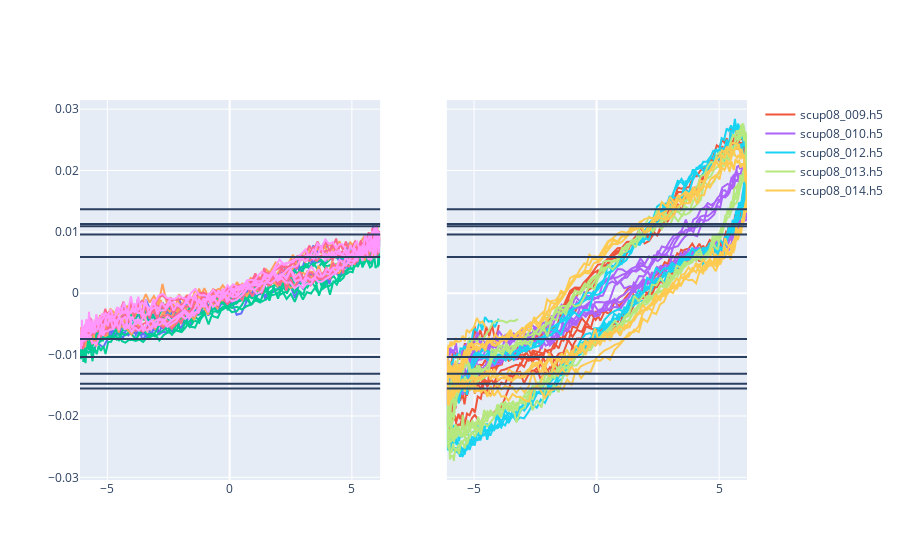

This figure's notebook cell:
### Code cell
fig = make_subplots(rows=1, cols=2, shared_xaxes=True, shared_yaxes=True)
for r, data1 in enumerate(data):
    data1.plot_passive_and_active_loop(fig, row=1, passive_name=None, active_name='{fn}')
fig

### Figure 1 — Plotly figure (JSON) as saved in the notebook; plotly's stock layout.template omitted (floating-point values rounded to 4 significant figures; data arrays with more than 128 entries replaced by an {"elided": "..."} marker saying what was removed)
{"data": [{"showlegend": false, "type": "scatter", "x": {"elided": "573 float values"}, "xaxis": "x", "y": {"elided": "573 float values"}, "yaxis": "y"}, {"name": "scup08_009.h5", "showlegend": true, "type": "scatter", "x": {"elided": "926 float values"}, "xaxis": "x2", "y": {"elided": "926 float values"}, "yaxis": "y2"}, {"showlegend": false, "type": "scatter", "x": {"elided": "573 float values"}, "xaxis": "x", "y": {"elided": "573 float values"}, "yaxis": "y"}, {"name": "scup08_010.h5", "showlegend": true, "type": "scatter", "x": {"elided": "926 float values"}, "xaxis": "x2", "y": {"elided": "926 float values"}, "yaxis": "y2"}, {"showlegend": false, "type": "scatter", "x": {"elided": "573 float values"}, "xaxis": "x", "y": {"elided": "573 float values"}, "yaxis": "y"}, {"name": "scup08_012.h5", "showlegend": true, "type": "scatter", "x": {"elided": "926 float values"}, "xaxis": "x2", "y": {"elided": "926 float values"}, "yaxis": "y2"}, {"showlegend": false, "type": "scatter", "x": {"elided": "568 float values"}, "xaxis": "x", "y": {"elided": "568 float values"}, "yaxis": "y"}, {"name": "scup08_013.h5", "showlegend": true, "type": "scatter", "x": {"elided": "931 float values"}, "xaxis": "x2", "y": {"elided": "931 float values"}, "yaxis": "y2"}, {"showlegend": false, "type": "scatter", "x": {"elided": "577 float values"}, "xaxis": "x", "y": {"elided": "577 float values"}, "yaxis": "y"}, {"name": "scup08_014.h5", "showlegend": true, "type": "scatter", "x": {"elided": "922 float values"}, "xaxis": "x2", "y": {"elided": "922 float values"}, "yaxis": "y2"}], "layout": {"shapes": [{"type": "line", "x0": 0, "x1": 1, "xref": "x domain", "y0": -0.007442, "y1": -0.007442, "yref": "y"}, {"type": "line", "x0": 0, "x1": 1, "xref": "x2 domain", "y0": -0.007442, "y1": -0.007442, "yref": "y2"}, {"type": "line", "x0": 0, "x1": 1, "xref": "x domain", "y0": 0.009583, "y1": 0.009583, "yref": "y"}, {"type": "line", "x0": 0, "x1": 1, "xref": "x2 domain", "y0": 0.009583, "y1": 0.009583, "yref": "y2"}, {"type": "line", "x0": 0, "x1": 1, "xref": "x domain", "y0": -0.01041, "y1": -0.01041, "yref": "y"}, {"type": "line", "x0": 0, "x1": 1, "xref": "x2 domain", "y0": -0.01041, "y1": -0.01041, "yref": "y2"}, {"type": "line", "x0": 0, "x1": 1, "xref": "x domain", "y0": 0.0059, "y1": 0.0059, "yref": "y"}, {"type": "line", "x0": 0, "x1": 1, "xref": "x2 domain", "y0": 0.0059, "y1": 0.0059, "yref": "y2"}, {"type": "line", "x0": 0, "x1": 1, "xref": "x domain", "y0": -0.01552, "y1": -0.01552, "yref": "y"}, {"type": "line", "x0": 0, "x1": 1, "xref": "x2 domain", "y0": -0.01552, "y1": -0.01552, "yref": "y2"}, {"type": "line", "x0": 0, "x1": 1, "xref": "x domain", "y0": 0.01368, "y1": 0.01368, "yref": "y"}, {"type": "line", "x0": 0, "x1": 1, "xref": "x2 domain", "y0": 0.01368, "y1": 0.01368, "yref": "y2"}, {"type": "line", "x0": 0, "x1": 1, "xref": "x domain", "y0": -0.01474, "y1": -0.01474, "yref": "y"}, {"type": "line", "x0": 0, "x1": 1, "xref": "x2 domain", "y0": -0.01474, "y1": -0.01474, "yref": "y2"}, {"type": "line", "x0": 0, "x1": 1, "xref": "x domain", "y0": 0.01129, "y1": 0.01129, "yref": "y"}, {"type": "line", "x0": 0, "x1": 1, "xref": "x2 domain", "y0": 0.01129, "y1": 0.01129, "yref": "y2"}, {"type": "line", "x0": 0, "x1": 1, "xref": "x domain", "y0": -0.01314, "y1": -0.01314, "yref": "y"}, {"type": "line", "x0": 0, "x1": 1, "xref": "x2 domain", "y0": -0.01314, "y1": -0.01314, "yref": "y2"}, {"type": "line", "x0": 0, "x1": 1, "xref": "x domain", "y0": 0.01091, "y1": 0.01091, "yref": "y"}, {"type": "line", "x0": 0, "x1": 1, "xref": "x2 domain", "y0": 0.01091, "y1": 0.01091, "yref": "y2"}], "title": {}, "xaxis": {"anchor": "y", "domain": [0, 0.45]}, "xaxis2": {"anchor": "y2", "domain": [0.55, 1]}, "yaxis": {"anchor": "x", "domain": [0, 1]}, "yaxis2": {"anchor": "x2", "domain": [0, 1], "matches": "y", "showticklabels": false}}}
